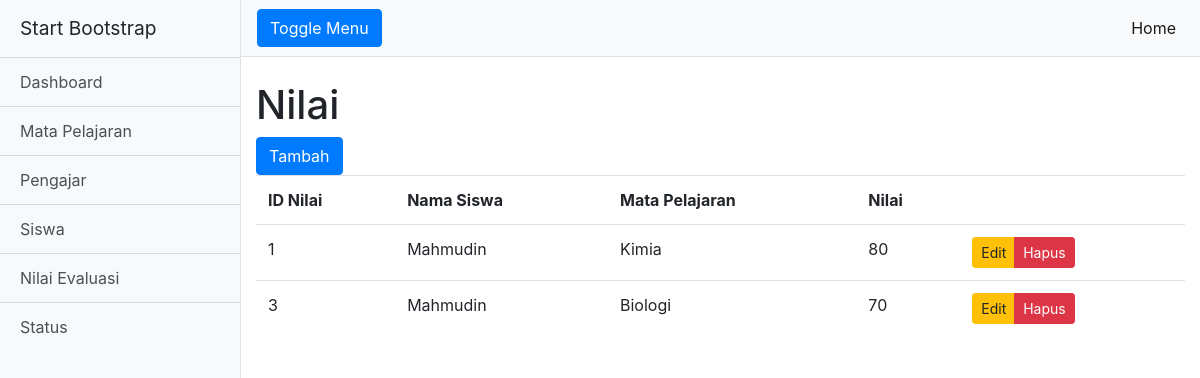
Screenshot of /index.php/nilai with the database file from the repository.
### tables this page shows
CREATE TABLE `nilai_evaluasi` (
  `id_evaluasi` mediumint(16) UNSIGNED NOT NULL,
  `id_mapel` mediumint(8) UNSIGNED NOT NULL,
  `id_siswa` mediumint(12) UNSIGNED NOT NULL,
  `nilai` int(6) UNSIGNED NOT NULL
);

CREATE TABLE `siswa` (
  `id_siswa` mediumint(12) UNSIGNED NOT NULL,
  `nama_siswa` tinytext NOT NULL,
  `jenis_kelamin` enum('L','P') NOT NULL,
  `umur` int(16) UNSIGNED NOT NULL,
  `sekolah_asal` tinytext NOT NULL,
  `kelas` int(3) UNSIGNED NOT NULL
);

CREATE TABLE `mapel` (
  `id_mapel` mediumint(8) UNSIGNED NOT NULL,
  `nama_mapel` tinytext NOT NULL,
  `kelas` int(3) UNSIGNED NOT NULL
);

### application/controllers/Nilai.php (called while the page is built, shortened)
<?php
class Nilai extends CI_Controller
{
    public $model = NULL;
    public function __construct(){
        $this->load->model('Nilai_model');
        $this->model = $this->Nilai_model;
    }
    public function index(){
        $rows = $this->model->readall();
        $this->load->view('nilai_view', ['rows'=>$rows]);
    }
}

### index.php (called while the page is built, shortened)
<?php
require_once BASEPATH.'core/CodeIgniter.php';

### application/models/Nilai_model.php (called while the page is built, shortened)
<?php
class Nilai_model extends CI_Model
{
    public function readall(){
        $sql = "SELECT * FROM nilai_evaluasi LEFT JOIN mapel ON nilai_evaluasi.id_mapel = mapel.id_mapel LEFT JOIN siswa ON nilai_evaluasi.id_siswa = siswa.id_siswa";
        $query = $this->db->query($sql);
        return $query->result();
    }
}

### application/views/nilai_view.php (the view, shortened to what this page needs)
<!DOCTYPE html>
<html lang="en">
<body>
  <div class="d-flex" id="wrapper">
    <div id="page-content-wrapper">
      <nav class="navbar navbar-expand-lg navbar-light bg-light border-bottom">
        <button class="btn btn-primary" id="menu-toggle">Toggle Menu</button>
        <div class="collapse navbar-collapse" id="navbarSupportedContent">
          <ul class="navbar-nav ml-auto mt-2 mt-lg-0">
            <li class="nav-item active">
              <a class="nav-link" href="<?php base_url('/'); ?>">Home <span class="sr-only">(current)</span></a>
            </li>
          </ul>
        </div>
      </nav>
      <div class="container-fluid">
        <h1 class="mt-4">Nilai</h1>
        <button type="button" onclick="javascript:top.location.href='nilai/create'" class="btn btn-primary">Tambah<i class="fa fa-pencil"></i></button>
        <table class="table table-hover">
                  <tr>
                    <th>ID Nilai</th>
                    <th>Nama Siswa</th>
                    <th>Mata Pelajaran</th>
                    <th>Nilai</th>
                    <th></th>
                  </tr>
                  <?php
                    foreach ($rows as $row) {
                  ?>
                  <tr>
                    <td><?php echo $row->id_evaluasi;?></td>
                    <td><?php echo $row->nama_siswa;?></td>
                    <td><?php echo $row->nama_mapel;?></td>
                    <td><?php echo $row->nilai;?></td>
                    <td>
                      <div class="btn-group">
                        <button type="button" onclick="javascript:top.location.href='nilai/update/<?php echo $row->id_evaluasi; ?>'" class="btn btn-warning btn-sm">Edit<i class="fa fa-pencil"></i></button>
                        <button type="button" onclick="javascript:top.location.href='nilai/delete/<?php echo $row->id_evaluasi; ?>'" class="btn btn-danger btn-sm">Hapus<i class="fa fa-trash"></i></button>
                      </div>
                    </td>
                  </tr>
                  <?php } ?>
        </table>
      </div>
    </div>
  </div>
</body>
</html>

### css/simple-sidebar.css (style rules this page uses)
body { overflow-x: hidden; }
#page-content-wrapper { min-width: 100vw; }
@media (min-width: 768px) { #page-content-wrapper { min-width: 0; width: 100%; } }

### rows the page displays
nilai_evaluasi: id_evaluasi "1", id_siswa.nama_siswa "Mahmudin", id_mapel.nama_mapel "Kimia", nilai "80"
nilai_evaluasi: id_evaluasi "3", id_siswa.nama_siswa "Mahmudin", id_mapel.nama_mapel "Biologi", nilai "70"
